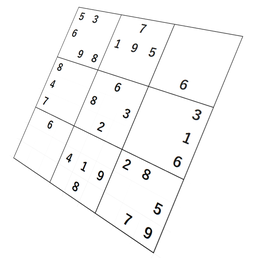
#> input picture input/sample.png, 255 x 263 px, shrunk from 788 x 811 before the run
$ jupyter execute script.ipynb   (shell and % lines are left out)
#> lines starting #> are read from the running program, lines starting #| are printed output that depends on the picture
# Mount Drive

[cell 1]
from google.colab import drive
drive.mount('/content/drive/')

# Run Sample

[cell 2]
%cd "/content/drive/My Drive/sudoku_solver"

# Check Images

[cell 3]
import cv2
import matplotlib.pyplot as plt

fig, axs = plt.subplots(1, 4, figsize=(16, 40))

img_in = cv2.imread('input/sample.png')
#> img_in is the input picture: shape (263, 255, 3); mean B, G, R 248.9, 248.9, 248.9
img_dist = cv2.imread('output/sample.png/corrected_distortion.png')
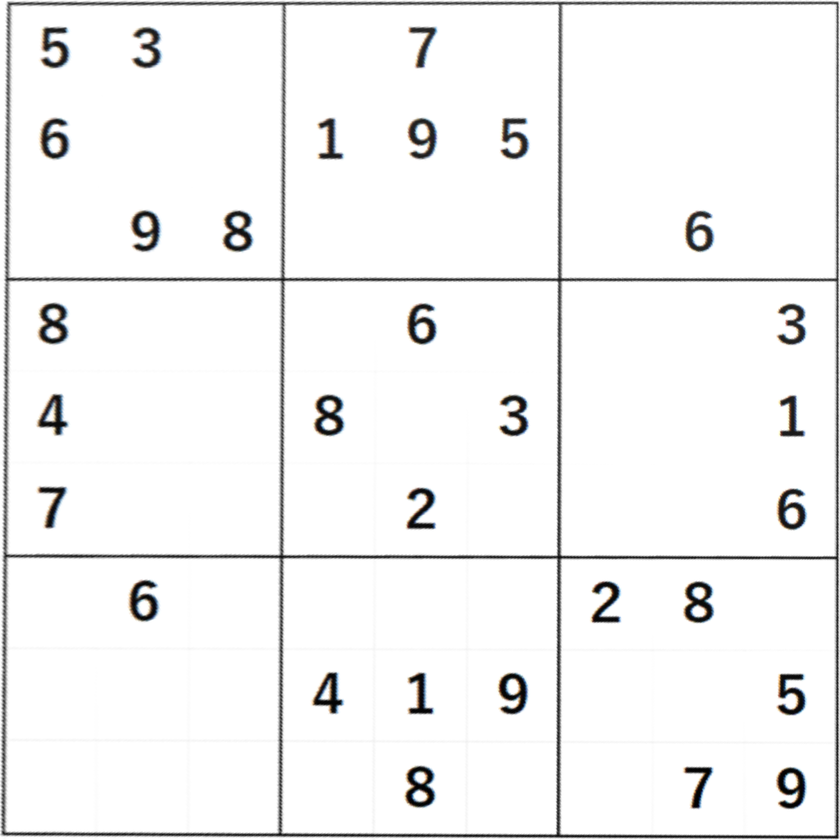
#> input picture output/sample.png/corrected_distortion.png, 840 x 840 px, shrunk from 2592 x 2592 before the run
#> img_dist is the input picture: shape (840, 840, 3); mean B, G, R 243.8, 243.8, 243.8
img_sep = cv2.imread('output/sample.png/separated_images.png')
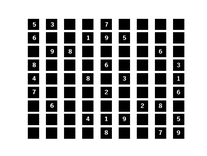
#> input picture output/sample.png/separated_images.png, 207 x 156 px, shrunk from 640 x 480 before the run
#> img_sep is the input picture: shape (156, 207, 3); min 0, max 255, mean 174.7
img_out = cv2.imread('output/sample.png/output.png')
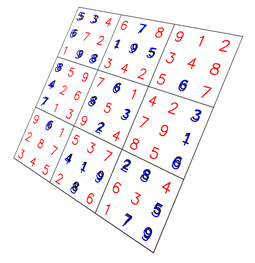
#> input picture output/sample.png/output.png, 255 x 263 px, shrunk from 788 x 811 before the run
#> img_out is the input picture: shape (263, 255, 3); mean B, G, R 245.4, 242.9, 247.1

axs[0].imshow(img_in)
axs[1].imshow(img_dist)
axs[2].imshow(img_sep)
axs[3].imshow(img_out)

axs[0].set_title('Input')
axs[1].set_title('Corrected Distortion')
axs[2].set_title('Separated Images')
axs[3].set_title('Output')
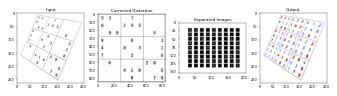
#> figure drawn by matplotlib, 4 panels; B, G, R data is drawn as R, G, B
